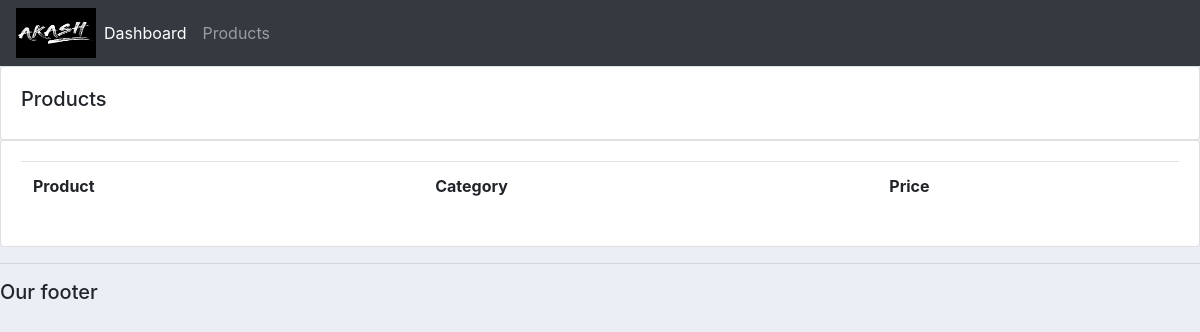
/products/, run on an earlier commit of the app's database.
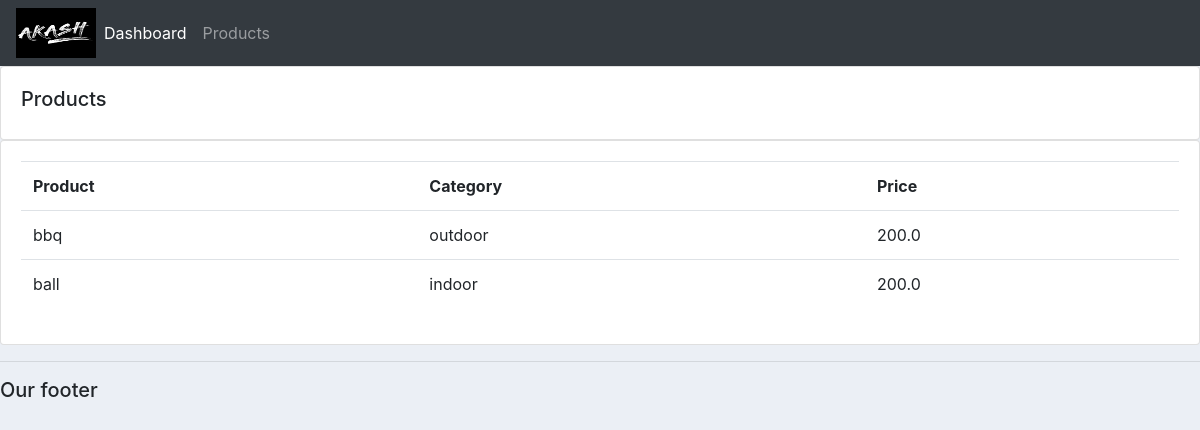
And on a later commit of the database.
### accounts/models.py (models this page shows, shortened)
class Product(models.Model):
    CATEGORY = (
        ('indoor','indoor'),
        ('outdoor','outdoor'),
    )
    name = models.CharField(max_length = 300, null=True)
    price = models.FloatField(null=True)
    category = models.CharField(max_length = 300, null=True,choices=CATEGORY)
    description = models.CharField(max_length = 300, null=True,blank=True)
    date_created = models.DateTimeField(auto_now_add=True, null=True)
    tags = models.ManyToManyField(Tag)

### accounts/views.py (the view)
# urls.py: path('products/', views.products),
def products(request):
    products = Product.objects.all()
    return render(request,'accounts/products.html',{'products':products})

### accounts/templates/accounts/products.html
{% extends 'accounts/main.html' %}
{% block content %}
<div class="row">
    <div class="col-md">
    <div class="card card-body">
        <h5>Products</h5>
    </div>
    <div class="card card-body">
        <table class="table">
            <tr>
                <th>Product</th>
                <th>Category</th>
                <th>Price</th>
            </tr>
            {% for i in products %}
             <tr>
                 <td>{{i.name}}</td>
                 <td>{{i.category}}</td>
                 <td>{{i.price}}</td>
             </tr>
            {% endfor %}
        </table>
    </div>
    </div>
</div>
{% endblock content %}

What changed in the data, as far as the page shows it:
added Product: name "bbq", category "outdoor", price "200.0"
added Product: name "ball", category "indoor", price "200.0"
